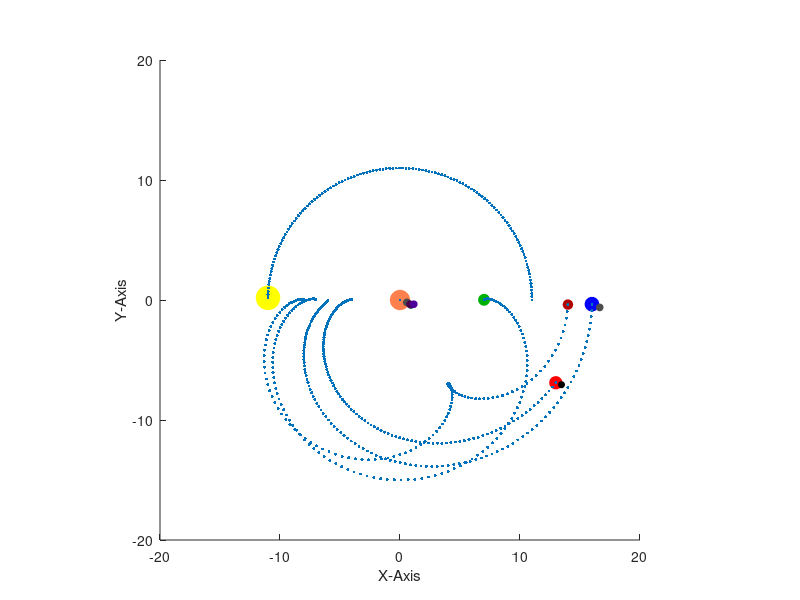

Write the MATLAB code that produced this figure.
%jupitercentric

%------------preparation-----------------------------------------------------------------------------------------
figure('units','norm','position',[.1 .1 .8 .7],'color',[.9 .9 .9],'name', "Jupiter-Centric"); %Creating Window
axes('position',[.1 .1 .8 .8],'color',[1 1 1], 'xlim',[-20 20],'ylim',[-20 20]);  %Creating Axis
grid off;                                        %turing on grid in coordinate system
xlabel ("X-Axis");                               %labeling the axis
ylabel ("Y-Axis");                               %labeling the axis
zlabel ("Z-Axis");                               %labeling the axis
axis ('square');                                 %squaring axis
%view(325,135)                                   %Tilting coordinate system
drawnow

%----------------Changeable Variables-----------------------------------------------------------------------------
%-----------------------------------------------------------------------------------------------------------------
n=1;              %Number of Revolutions of earth/number of years shown
i=.05;            %Interval during for-loop
g=0;             %Set to >1 to deactivate lines
%----To adapt this system, set ws and rs for the sun to the ones of the desired planet


%---------------pre-calculations----------------------------------------------------------------------------------
l=n.*2.*pi;     %limit for for-loop


%----------------Preparing the Planets----------------------------------------------------------------------------
%------------w[x] is the angular speed; r[x] is the radius relative to the sun------------------------------------
%------------Drawing Sun------------------------------------------------------------------------------------------
h_Sun=line(0,0,0,'marker','o','markersize',[17],'markerfacecolor','yellow','color','yellow'); %creating the ball
ws=.5;               %angular speed
rs=11;               %orbit radius

%------------Drawing Mercure----------------------------------------------------------------------------------------
h_Mercure=line(0,0,0,'marker','o','markersize',[7],'color',[.7 0 0],'markerfacecolor',[.7 0 0]); %creating the ball
wm=2;               %angular speed mercure
rm=3;               %orbit radius mecure

%------------Drawing Venus----------------------------------------------------------------------------------------
h_Venus=line(0,0,0,'marker','o','markersize',[8],'color',[0 .7 0],'markerfacecolor',[0 .7 0]); %creating the ball
wv=1.5;             %angular speed venus
rv=4;               %orbit radius venus

%------------Drawing Earth----------------------------------------------------------------------------------------
h_Earth=line(0,0,0,'marker','o','markersize',[10],'color',[0 0 1],'markerfacecolor',[0 0 1]); %creating the ball
we=1;               %angular speed earth
re=5;               %orbit radius earth

%------------Drawing Moon------------------------------------------------------------------------------------------
h_Moon=line(0,0,0,'marker','o','markersize',[5],'color',[.3 .3 .3],'markerfacecolor',[.3 .3 .3]); %creating the ball
wem=12;             %angular speed Moon
rem=.7;             %orbit radius moon

%------------Drawing Mars------------------------------------------------------------------------------------------
h_Mars=line(0,0,0,'marker','o','markersize',[9],'color',[1 0 0],'markerfacecolor',[1 0 0]); %creating the ball
wma=.8;             %angular speed Mars
rma=7;              %orbit radius Mars

%------------Drawing Marsmoom------------------------------------------------------------------------------------------
h_Marsmoon=line(0,0,0,'marker','o','markersize',[4.5],'color',[0 0 0],'markerfacecolor',[0 0 0]); %creating the ball
wmam=10;             %angular speed Marsmoon
rmam=.5;             %orbit radius Marsmoon

%------------Drawing Jupiter------------------------------------------------------------------------------------------
h_Jupiter=line(0,0,'marker','o','markersize',[14],'color',[1 .5 .3],'markerfacecolor',[1 .5 .3]);
wj=.5;              %angular speed jupiter
rj=11;              %orbit radius jupiter

%------------Drawing MoonJ1------------------------------------------------------------------------------------------
h_MoonJ1=line(0,0,'marker','o','markersize',[5],'color',[.3 .3 .3],'markerfacecolor',[.3 .3 .3]);
wmj1=10;             %angular speed Moon
rmj1=.6;             %orbit radius moon

%------------Drawing MoonJ2------------------------------------------------------------------------------------------
h_MoonJ2=line(0,0,'marker','o','markersize',[5],'color',[0 .3 .3],'markerfacecolor',[0 .3 .3]);
wmj2=13;             %angular speed Moon
rmj2=1;               %orbit radius moon

%------------Drawing MoonJ3------------------------------------------------------------------------------------------
h_MoonJ3=line(0,0,'marker','o','markersize',[5],'color',[.3 0 .3],'markerfacecolor',[.3 0 .3]);
wmj3=12;             %angular speed Moon
rmj3=.9;             %orbit radius moon

%------------Drawing MoonJ4------------------------------------------------------------------------------------------
h_MoonJ4=line(0,0,'marker','o','markersize',[5],'color',[.3 0 .6],'markerfacecolor',[.3 0 .6]);
wmj4=9;               %angular speed Moon
rmj4=1.2;             %orbit radius moon
 
drawnow
%------------Making planets move------------------------------------------------------------------------------------
%-------------------------------------------------------------------------------------------------------------------
for t=0:i:l                                          %setting up loop for one rotation
  
  %----Sun----
  xs=rs*cos(ws*t);                                   %getting x for sun
  ys=rs*sin(ws*t);                                   %getting y for sun
  set(h_Sun,'xdata',xs,'ydata',ys);                  %putting sun there
  
  %----Mercure----
  xm=rm*cos(wm*t);                                   %getting x for mercure
  ym=rm*sin(wm*t);                                   %getting y for mercure
  set(h_Mercure,'xdata',xm-xs,'ydata',ym-ys);              %putting mercure there
  
  %----Venus----
  xv=rv*cos(wv*t);                                   %getting x for venus
  yv=rv*sin(wv*t);                                   %getting y for venus
  set(h_Venus,'xdata',xv-xs,'ydata',yv-ys);                %putting venus there
  
  %----Earth----
  xe=re*cos(we*t);                                   %getting x for earth
  ye=re*sin(we*t);                                   %getting y for earth
  set(h_Earth,'xdata',xe-xs,'ydata',ye-ys);                %putting earth there

  %----Moon----
  xem=rem*cos(wem*t)+xe;                                %getting x for moon
  yem=rem*sin(wem*t)+ye;                                %getting y for moon
  set(h_Moon,'xdata',xem-xs,'ydata',yem-ys);                  %putting moon there
  
  %----Mars----
  xma=rma*cos(wma*t);                                %getting x for mars
  yma=rma*sin(wma*t);                                %getting y for mars
  set(h_Mars,'xdata',xma-xs,'ydata',yma-ys);               %putting mars there
  
  %----Marsmoon----
  xmam=rmam*cos(wmam*t)+xma;                                %getting x for marsmoon
  ymam=rmam*sin(wmam*t)+yma;                                %getting y for marsmoon
  set(h_Marsmoon,'xdata',xmam-xs,'ydata',ymam-ys);                %putting marsmoon there
  
  %----Jupiter----
  xj=rj*cos(wj*t);                                   %getting x for jupiter
  yj=rj*sin(wj*t);                                   %getting y for jupiter
  set(h_Jupiter,'xdata',xj-xs,'ydata',yj-ys);              %putting jupiter there
  
  %----MoonJ1----
  xmj1=rmj1*cos(wmj1*t)+xj;                                %getting x for jupitermoon
  ymj1=rmj1*sin(wmj1*t)+yj;                                %getting y for jupitermoon
  set(h_MoonJ1,'xdata',xmj1-xs,'ydata',ymj1-ys);                 %putting jupitermoon there
  
  %----MoonJ2----
  xmj2=rmj2*cos(wmj2*t)+xj;                                %getting x for jupitermoon
  ymj2=rmj2*sin(wmj2*t)+yj;                                %getting x for jupitermoon
  set(h_MoonJ2,'xdata',xmj2-xs,'ydata',ymj2-ys);                 %putting jupitermoon there
  
  %----MoonJ3----
  xmj3=rmj3*cos(wmj3*t)+xj;                                %getting x for jupitermoon
  ymj3=rmj3*sin(wmj3*t)+yj;                                %getting x for jupitermoon
  set(h_MoonJ3,'xdata',xmj3-xs,'ydata',ymj3-ys);                 %putting jupitermoon there
  
  %----MoonJ4----
  xmj4=rmj4*cos(wmj4*t)+xj;                                %getting x for jupitermoon
  ymj4=rmj4*sin(wmj4*t)+yj;                                %getting x for jupitermoon
  set(h_MoonJ4,'xdata',xmj4-xs,'ydata',ymj4-ys);        %putting jupitermoon there
  
  drawnow;
  
   if (mod(t,0.5.*i)==g)     %Trails of Planets
    
    line(xs,ys,'marker','.','markersize',[7]);   %Sun
    line(xm-xs,ym-ys,'marker','.','markersize',[7]);   %Mercure
    line(xv-xs,yv-ys,'marker','.','markersize',[7]);   %Venus
    line(xe-xs,ye-ys,'marker','.','markersize',[7]);   %Earth
    %line(xem-xs,yem-ys,'marker','.','markersize',[7]); %Moon
    line(xma-xs,yma-ys,'marker','.','markersize',[7]);   %Mars
    %line(xmam-xs,ymam-ys,'marker','.','markersize',[7]); %Marsmoon
    line(xj-xs,yj-ys,'marker','.','markersize',[7]);   %Jupiter
    %line(xmj1-xs,ymj1-ys,'marker','.','markersize',[7]); %Jupiter Moon one
    %line(xmj2-xs,ymj2-ys,'marker','.','markersize',[7]); %Jupiter Moon two
    %line(xmj3-xs,ymj3-ys,'marker','.','markersize',[7]); %Jupiter Moon three
    %line(xmj4-xs,ymj4-ys,'marker','.','markersize',[7]); %Jupiter Moon four
        
  endif
  
endfor